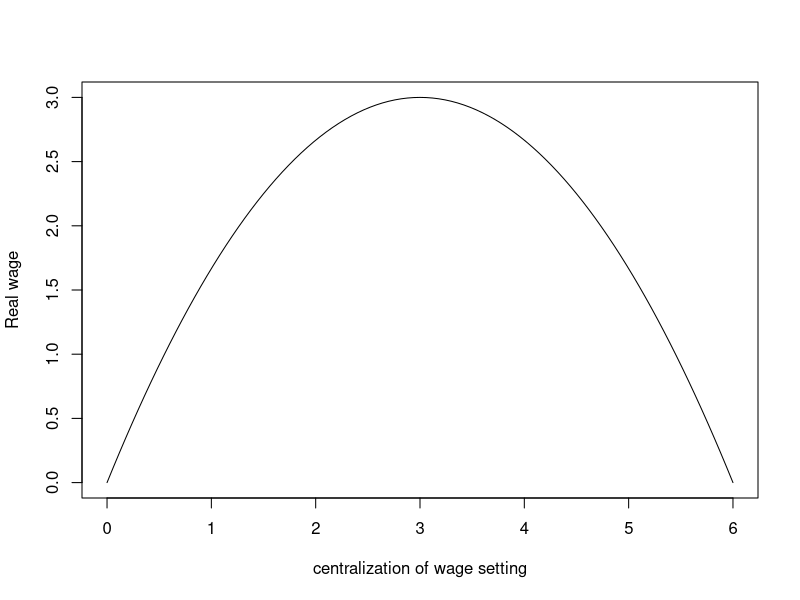

Here is the R script that generated this plot: (Note: this script raises an error after producing the figure.)
library(ggplot2)

# Function
fun <- function(x) {
  (-x*(x-6))/3
}

# Plot
curve(fun, from = 0, to = 6,
      xlab = "centralization of wage setting", 
      ylab = "Real wage")


s <- seq(0, 6, length.out = 1000)
g <- tibble(x =s, y= fun(s))
g <- g %>%
  filter(y > 1.5)
gg <- ggplot(data = g,
      mapping = aes(x,y))+geom_line()
gg <- gg + ggtitle("Hump-Shaped Curve") + 
xlab("Degree of Centralization") + ylab("Real Wage") + 
 coord_cartesian(xlim=c(0.3,5.7), ylim=c(1.3,3.3))


zg <- gg + theme(

           #axis.line=element_blank(),
           axis.text.x=element_blank(),
           axis.text.y=element_blank(),
           axis.ticks=element_blank(),
           ###axis.title.x=element_blank(),
           #axis.title.y=element_blank(),
           legend.position="none",
           #panel.background=element_blank(),
           #panel.border=element_blank(),
           #panel.grid.major=element_blank(),
           #panel.grid.minor=element_blank(),
           #plot.background=element_blank(),
           plot.title = element_text(hjust = 0.5)
)
  zg
  
  hg <- gg + ggtitle("Hump-Shaped Curve") + 
    xlab("Power of Labour Union") + ylab("Unemployment") + 
    coord_cartesian(xlim=c(0.3,5.7), ylim=c(1.3,3.3))
  
  
  bg <- hg + theme(
    
    #axis.line=element_blank(),
    axis.text.x=element_blank(),
    axis.text.y=element_blank(),
    axis.ticks=element_blank(),
    ###axis.title.x=element_blank(),
    #axis.title.y=element_blank(),
    legend.position="none",
    #panel.background=element_blank(),
    #panel.border=element_blank(),
    #panel.grid.major=element_blank(),
    #panel.grid.minor=element_blank(),
    #plot.background=element_blank(),
    plot.title = element_text(hjust = 0.5)
  )
  bg
